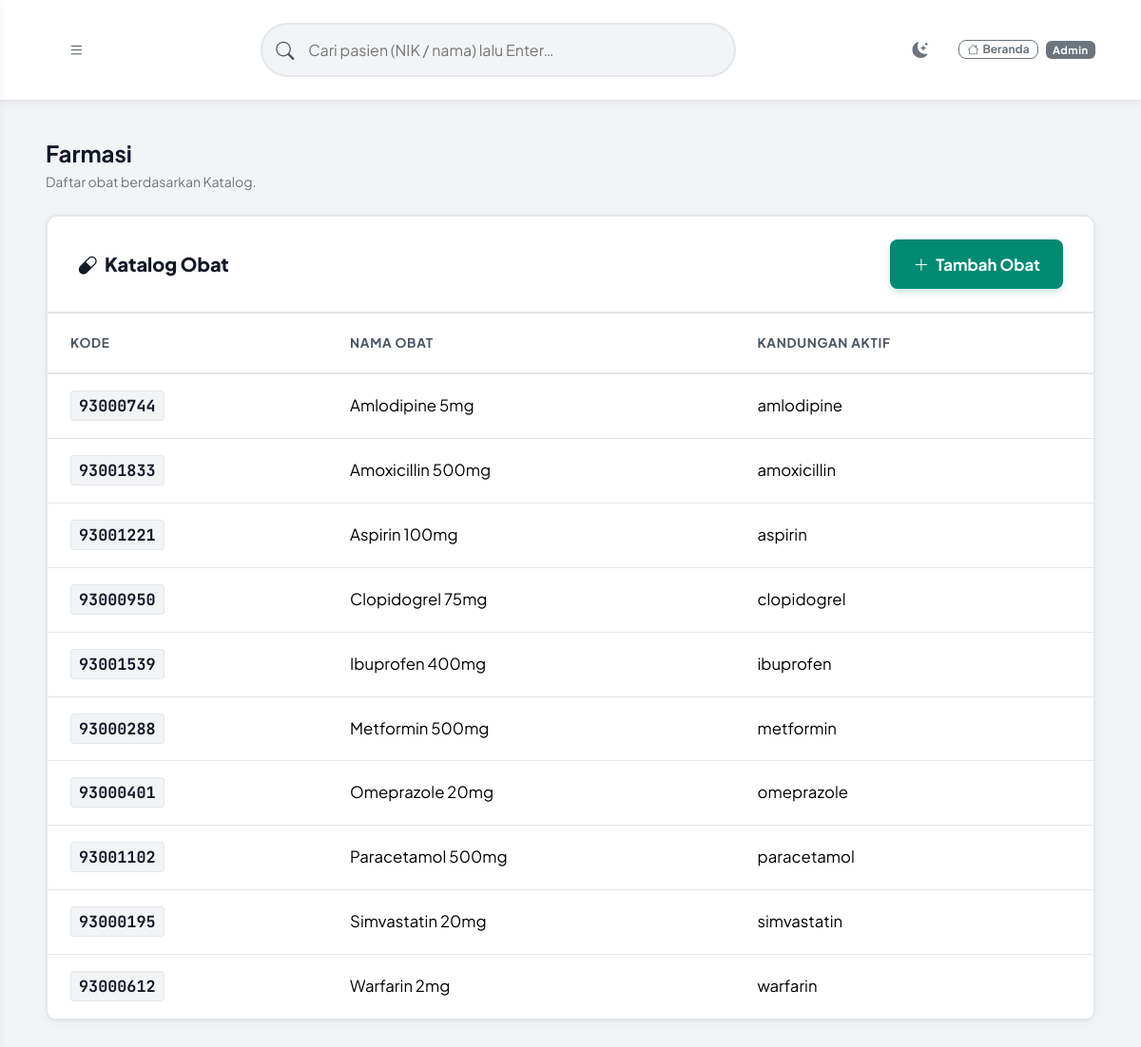
Page /index.php?r=farmasi (signed in) on the committed database.
### tables this page shows
CREATE TABLE tabel_obat (
    id                   INT AUTO_INCREMENT PRIMARY KEY,
    kode_kfa             VARCHAR(20)  NOT NULL UNIQUE,
    nama_obat            VARCHAR(100) NOT NULL,
    kandungan_aktif      VARCHAR(255),
    peringatan_interaksi TEXT
);

### config/app.php (called while the page is built, shortened)
<?php
function url(string $route = 'dashboard', array $params = []): string
{
    $query = array_merge(['r' => $route], $params);
    return APP_BASE . '/index.php?' . http_build_query($query);
}
function e(?string $value): string
{
    return htmlspecialchars((string) $value, ENT_QUOTES, 'UTF-8');
}
function current_user(): ?array
{
    return $_SESSION['user'] ?? null;
}
function view(string $path, array $data = []): void
{
    extract($data, EXTR_SKIP);
    $viewFile = APP_ROOT . '/views/' . $path . '.php';
    require $viewFile;
}

### controllers/FarmasiController.php (called while the page is built, shortened)
<?php
class FarmasiController {
    private ObatModel  $obat;
    public function __construct() {
        $this->obat = new ObatModel();
    }
    public function index(): void {
        $obatList = $this->obat->all();
        view('farmasi/index', compact('obatList'));
    }
}

### index.php (called while the page is built, shortened)
<?php
require_once APP_ROOT . '/config/app.php';
spl_autoload_register(function (string $class): void {
    $map = [
        'Database' => APP_ROOT . '/config/database.php',
    ];
    if (isset($map[$class])) {
        return;
    }
    $paths = [
        APP_ROOT . '/models/' . $class . '.php',
        APP_ROOT . '/controllers/' . $class . '.php',
    ];
    foreach ($paths as $file) {
        if (is_file($file)) {
            return;
        }
    }
});
$route = trim((string) ($_GET['r'] ?? 'home'), '/');
$routes = [
    'home'                => [HomeController::class, 'index'],
    'pesan/store'         => [HomeController::class, 'storePesan'],
    'auth/login'          => [AuthController::class, 'login'],
    'auth/doLogin'        => [AuthController::class, 'doLogin'],
    'auth/register'       => [AuthController::class, 'register'],
    'auth/doRegister'     => [AuthController::class, 'doRegister'],
    'auth/logout'         => [AuthController::class, 'logout'],
    'dashboard'           => [DashboardController::class, 'index'],
    'admisi'              => [AdmisiController::class, 'index'],
    'admisi/store'        => [AdmisiController::class, 'store'],
    'admisi/toggleConsent'=> [AdmisiController::class, 'toggleConsent'],
    'klinis/periksa'      => [KlinisController::class, 'periksa'],
    'klinis/store'        => [KlinisController::class, 'store'],
    'klinis/cariObat'     => [KlinisController::class, 'cariObat'],
    'integrasi'           => [IntegrasiController::class, 'index'],
    'farmasi'             => [FarmasiController::class, 'index'],
    'farmasi/store'       => [FarmasiController::class, 'store'],
    'audit'               => [AuditController::class, 'index'],
];
[$class, $method] = $routes[$route];
$controller = new $class();
$controller->$method();

### config/database.php (called while the page is built)
<?php
class Database {
    private static $instance = null;
    public static function connect(): PDO {
        if (self::$instance === null) {
            $host = '127.0.0.1';
            $db   = 'simrs';
            $user = 'root';
            $pass = '';
            $dsn  = "mysql:host={$host};dbname={$db};charset=utf8mb4";
            self::$instance = new PDO($dsn, $user, $pass, [
                PDO::ATTR_ERRMODE            => PDO::ERRMODE_EXCEPTION,
                PDO::ATTR_DEFAULT_FETCH_MODE => PDO::FETCH_ASSOC,
                PDO::ATTR_EMULATE_PREPARES   => false,
            ]);
        }
        return self::$instance;
    }
}

### models/ObatModel.php (called while the page is built, shortened)
<?php
class ObatModel {
    private PDO $db;
    public function __construct() {
        $this->db = Database::connect();
    }
    public function all(): array {
        return $this->db->query('SELECT * FROM tabel_obat ORDER BY nama_obat')->fetchAll();
    }
}

### views/farmasi/index.php (the view, shortened to what this page needs)
<?php
require APP_ROOT . '/views/layouts/header.php';
require APP_ROOT . '/views/layouts/sidebar.php';
?>
<h1 class="h4 fw-bold mb-1">Farmasi</h1>
<p class="text-secondary mb-4" style="font-size:0.88rem;">Daftar obat berdasarkan Katalog.</p>
<div class="glass-card">
    <div class="card-header-custom d-flex justify-content-between align-items-center">
        <h5 class="mb-0"><i class="bi bi-capsule me-2"></i>Katalog Obat</h5>
        <button type="button" class="btn btn-sm btn-accent" data-bs-toggle="modal" data-bs-target="#modalTambahObat">
            <i class="bi bi-plus-lg me-1"></i> Tambah Obat
        </button>
    </div>
    <div class="table-responsive">
        <table class="table table-dark-custom mb-0">
            <thead>
                <tr>
                    <th>Kode</th>
                    <th>Nama Obat</th>
                    <th>Kandungan Aktif</th>
                </tr>
            </thead>
            <tbody>
            <?php foreach ($obatList as $o): ?>
                <tr>
                    <td><code class="code-nik"><?= e($o['kode_kfa']) ?></code></td>
                    <td><?= e($o['nama_obat']) ?></td>
                    <td><?= e($o['kandungan_aktif'] ?? '-') ?></td>
                </tr>
            <?php endforeach; ?>
            </tbody>
        </table>
    </div>
</div>
<?php require APP_ROOT . '/views/layouts/footer.php'; ?>

### views/layouts/header.php (shortened to what this page needs)
<!DOCTYPE html>
<html lang="id">
<head>
    <link href="https://cdn.jsdelivr.net/npm/bootstrap@5.3.3/dist/css/bootstrap.min.css" rel="stylesheet">
    <link href="https://cdn.jsdelivr.net/npm/bootstrap-icons@1.11.3/font/bootstrap-icons.min.css" rel="stylesheet">
    <link href="<?= e(APP_BASE) ?>/assets/css/style.css" rel="stylesheet">
</head>
<body class="app-body">
<div class="app-shell">

### views/layouts/sidebar.php (shortened to what this page needs)
<?php
$role = current_user()['role'] ?? '';
?>
<div class="app-main">
    <header class="app-topbar">
        <button class="btn btn-ghost" type="button" id="btnToggleSidebar" aria-label="Toggle menu">
            <i class="bi bi-list"></i>
        </button>
        <div class="top-search">
            <i class="bi bi-search"></i>
            <input type="search" id="globalSearch" placeholder="Cari pasien (NIK / nama) lalu Enter…" autocomplete="off">
        </div>
        <div class="top-meta d-flex align-items-center">
            <button class="btn btn-ghost border-0 me-2" type="button" id="btnToggleThemeLayout" title="Ganti Tema Terang/Gelap">
                <i class="bi bi-moon-stars-fill" id="themeIconLayout"></i>
            </button>
            <a href="<?= e(url('home')) ?>" class="btn btn-sm btn-outline-secondary py-0 px-2 me-2" style="font-size:0.75rem;"><i class="bi bi-house me-1"></i>Beranda</a>
            <span class="badge text-bg-secondary" style="font-size: 0.7rem; letter-spacing: 0.05em;"><?= e($currentUser['role'] ?? $role) ?></span>
        </div>
    </header>
    <div class="app-content">

### views/layouts/footer.php (shortened to what this page needs)
    </div>
</div>
</div>
</body>
</html>

### assets/css/style.css (style rules this page uses)
:root { --accent: #008a73; --accent-glow: rgba(0, 138, 115, 0.15); --accent-hover: #006b59; --primary-blue: #2563eb; --purple-glow: #7c3aed; --bg-base: #f3f4f6; --bg-surface: #ffffff; --bg-card: #ffffff; --glass-bg: #ffffff; --glass-border: #e5e7eb; --glass-hover: #f9fafb; --text-primary: #111827; --text-secondary: #4b5563; --text-muted: #6b7280; --danger: #dc2626; --warning: #d97706; --success: #059669; --radius-lg: 12px; --radius-md: 8px; --radius-sm: 4px; --transition: all 0.2s ease-in-out; --shadow-glass: 0 2px 8px rgba(0, 0, 0, 0.05); }
html { scroll-behavior: smooth; }
*, *::before, *::after { box-sizing: border-box; }
body { margin: 0; padding: 0; font-family: 'Plus Jakarta Sans', system-ui, -apple-system, sans-serif; background: var(--bg-base); color: var(--text-primary); min-height: 100vh; line-height: 1.6; overflow-x: hidden; }
a { color: var(--accent); text-decoration: none; transition: var(--transition); }
code, .code-nik { font-family: 'JetBrains Mono', monospace; font-size: 1em; background: var(--bg-base); border: 1px solid var(--glass-border); padding: 4px 8px; border-radius: 4px; color: var(--text-primary); font-weight: 700; }
.app-body { display: flex; flex-direction: column; min-height: 100vh; }
.app-shell { display: flex; min-height: 100vh; position: relative; }
.app-main { flex: 1; display: flex; flex-direction: column; margin-left: 0; transition: var(--transition); overflow-x: hidden; min-width: 0; }
.app-content { flex: 1; padding: 2.5rem 3rem; overflow-x: hidden; }
.app-topbar { display: flex; align-items: center; justify-content: space-between; padding: 1.5rem 3rem; background: var(--bg-surface); border-bottom: 2px solid var(--glass-border); box-shadow: var(--shadow-glass); }
.top-search { position: relative; flex: 0 1 500px; margin: 0 2rem; }
.top-search i { position: absolute; left: 1rem; top: 50%; transform: translateY(-50%); color: var(--text-secondary); font-size: 1.2rem; }
.top-search input { width: 100%; padding: 0.85rem 1rem 0.85rem 3rem; border-radius: 30px; border: 2px solid var(--glass-border); background: var(--bg-base); color: var(--text-primary); font-size: 1rem; transition: var(--transition); }
.glass-card { background: var(--bg-card); border: 2px solid var(--glass-border); border-radius: var(--radius-lg); box-shadow: var(--shadow-glass); overflow: hidden; margin-bottom: 2rem; }
.card-header-custom { padding: 1.5rem 2rem; border-bottom: 2px solid var(--glass-border); background: var(--bg-surface); }
.card-header-custom h5 { margin: 0; font-weight: 800; font-size: 1.25rem; color: var(--text-primary); }
.table-dark-custom { color: var(--text-primary); margin-bottom: 0; }
.table-dark-custom th { background: var(--bg-surface); color: var(--text-secondary); font-weight: 700; text-transform: uppercase; font-size: 0.85rem; letter-spacing: 0.05em; border-bottom: 2px solid var(--glass-border); padding: 1.25rem 1.5rem; }
.table-dark-custom td { background: var(--bg-card); border-bottom: 1px solid var(--glass-border); padding: 1.25rem 1.5rem; vertical-align: middle; font-size: 1.05rem; }
.btn { font-weight: 700; padding: 0.85rem 1.5rem; border-radius: var(--radius-md); transition: var(--transition); font-size: 1.05rem; }
.btn-accent { background: var(--accent); color: #ffffff; border: none; box-shadow: 0 4px 6px rgba(0, 138, 115, 0.2); }
.btn-ghost { background: transparent; color: var(--text-secondary); border: none; }

### rows in the picture
tabel_obat: kode_kfa "93000744", nama_obat "Amlodipine 5mg", kandungan_aktif "amlodipine"
tabel_obat: kode_kfa "93001833", nama_obat "Amoxicillin 500mg", kandungan_aktif "amoxicillin"
tabel_obat: kode_kfa "93001221", nama_obat "Aspirin 100mg", kandungan_aktif "aspirin"
tabel_obat: kode_kfa "93000950", nama_obat "Clopidogrel 75mg", kandungan_aktif "clopidogrel"
tabel_obat: kode_kfa "93001539", nama_obat "Ibuprofen 400mg", kandungan_aktif "ibuprofen"
tabel_obat: kode_kfa "93000288", nama_obat "Metformin 500mg", kandungan_aktif "metformin"
tabel_obat: kode_kfa "93000401", nama_obat "Omeprazole 20mg", kandungan_aktif "omeprazole"
tabel_obat: kode_kfa "93001102", nama_obat "Paracetamol 500mg", kandungan_aktif "paracetamol"
tabel_obat: kode_kfa "93000195", nama_obat "Simvastatin 20mg", kandungan_aktif "simvastatin"
tabel_obat: kode_kfa "93000612", nama_obat "Warfarin 2mg", kandungan_aktif "warfarin"

### other values in the picture
$currentUser['role'] "Admin"
